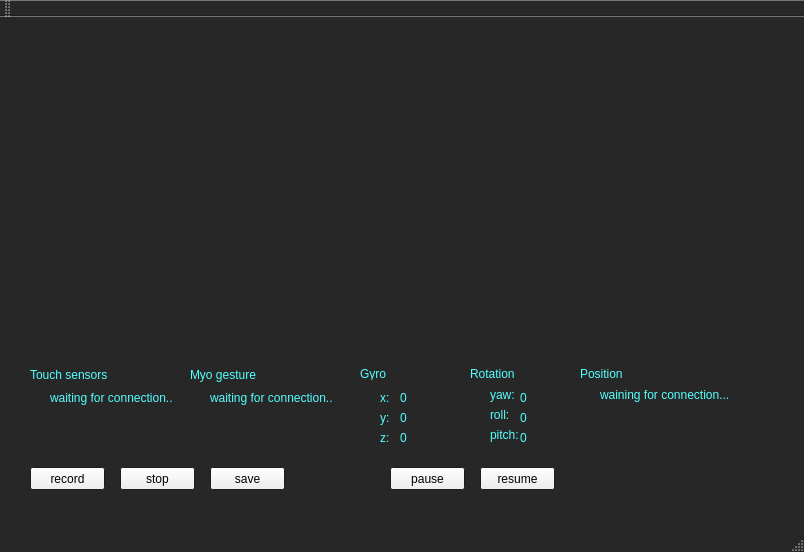
<?xml version="1.0" encoding="UTF-8"?>
<ui version="4.0">
 <class>dataRegisterClass</class>
 <widget class="QMainWindow" name="dataRegisterClass">
  <property name="geometry">
   <rect>
    <x>0</x>
    <y>0</y>
    <width>804</width>
    <height>552</height>
   </rect>
  </property>
  <property name="palette">
   <palette>
    <active>
     <colorrole role="WindowText">
      <brush brushstyle="SolidPattern">
       <color alpha="255">
        <red>85</red>
        <green>255</green>
        <blue>255</blue>
       </color>
      </brush>
     </colorrole>
     <colorrole role="Text">
      <brush brushstyle="SolidPattern">
       <color alpha="255">
        <red>85</red>
        <green>255</green>
        <blue>255</blue>
       </color>
      </brush>
     </colorrole>
     <colorrole role="Base">
      <brush brushstyle="SolidPattern">
       <color alpha="255">
        <red>255</red>
        <green>255</green>
        <blue>255</blue>
       </color>
      </brush>
     </colorrole>
     <colorrole role="Window">
      <brush brushstyle="SolidPattern">
       <color alpha="255">
        <red>39</red>
        <green>39</green>
        <blue>39</blue>
       </color>
      </brush>
     </colorrole>
    </active>
    <inactive>
     <colorrole role="WindowText">
      <brush brushstyle="SolidPattern">
       <color alpha="255">
        <red>85</red>
        <green>255</green>
        <blue>255</blue>
       </color>
      </brush>
     </colorrole>
     <colorrole role="Text">
      <brush brushstyle="SolidPattern">
       <color alpha="255">
        <red>85</red>
        <green>255</green>
        <blue>255</blue>
       </color>
      </brush>
     </colorrole>
     <colorrole role="Base">
      <brush brushstyle="SolidPattern">
       <color alpha="255">
        <red>255</red>
        <green>255</green>
        <blue>255</blue>
       </color>
      </brush>
     </colorrole>
     <colorrole role="Window">
      <brush brushstyle="SolidPattern">
       <color alpha="255">
        <red>39</red>
        <green>39</green>
        <blue>39</blue>
       </color>
      </brush>
     </colorrole>
    </inactive>
    <disabled>
     <colorrole role="WindowText">
      <brush brushstyle="SolidPattern">
       <color alpha="255">
        <red>120</red>
        <green>120</green>
        <blue>120</blue>
       </color>
      </brush>
     </colorrole>
     <colorrole role="Text">
      <brush brushstyle="SolidPattern">
       <color alpha="255">
        <red>120</red>
        <green>120</green>
        <blue>120</blue>
       </color>
      </brush>
     </colorrole>
     <colorrole role="Base">
      <brush brushstyle="SolidPattern">
       <color alpha="255">
        <red>39</red>
        <green>39</green>
        <blue>39</blue>
       </color>
      </brush>
     </colorrole>
     <colorrole role="Window">
      <brush brushstyle="SolidPattern">
       <color alpha="255">
        <red>39</red>
        <green>39</green>
        <blue>39</blue>
       </color>
      </brush>
     </colorrole>
    </disabled>
   </palette>
  </property>
  <property name="windowTitle">
   <string>dataRegister</string>
  </property>
  <widget class="QWidget" name="centralWidget">
   <widget class="QPushButton" name="recordButton">
    <property name="geometry">
     <rect>
      <x>30</x>
      <y>450</y>
      <width>75</width>
      <height>23</height>
     </rect>
    </property>
    <property name="text">
     <string>record</string>
    </property>
   </widget>
   <widget class="QLabel" name="webcamLabel">
    <property name="geometry">
     <rect>
      <x>20</x>
      <y>20</y>
      <width>381</width>
      <height>281</height>
     </rect>
    </property>
    <property name="text">
     <string/>
    </property>
   </widget>
   <widget class="QLabel" name="label">
    <property name="geometry">
     <rect>
      <x>30</x>
      <y>350</y>
      <width>91</width>
      <height>16</height>
     </rect>
    </property>
    <property name="text">
     <string>Touch sensors</string>
    </property>
   </widget>
   <widget class="QLabel" name="touchStateLabel">
    <property name="geometry">
     <rect>
      <x>50</x>
      <y>370</y>
      <width>131</width>
      <height>21</height>
     </rect>
    </property>
    <property name="text">
     <string>waiting for connection..</string>
    </property>
   </widget>
   <widget class="QLabel" name="label_2">
    <property name="geometry">
     <rect>
      <x>190</x>
      <y>350</y>
      <width>91</width>
      <height>16</height>
     </rect>
    </property>
    <property name="text">
     <string>Myo gesture</string>
    </property>
   </widget>
   <widget class="QLabel" name="gestureLabel">
    <property name="geometry">
     <rect>
      <x>210</x>
      <y>370</y>
      <width>131</width>
      <height>21</height>
     </rect>
    </property>
    <property name="text">
     <string>waiting for connection..</string>
    </property>
   </widget>
   <widget class="QLabel" name="label_3">
    <property name="geometry">
     <rect>
      <x>360</x>
      <y>350</y>
      <width>47</width>
      <height>13</height>
     </rect>
    </property>
    <property name="text">
     <string>Gyro</string>
    </property>
   </widget>
   <widget class="QLabel" name="gyroxLabel">
    <property name="geometry">
     <rect>
      <x>400</x>
      <y>370</y>
      <width>81</width>
      <height>21</height>
     </rect>
    </property>
    <property name="text">
     <string>0</string>
    </property>
   </widget>
   <widget class="QLabel" name="gyroxLabel_2">
    <property name="geometry">
     <rect>
      <x>380</x>
      <y>370</y>
      <width>16</width>
      <height>21</height>
     </rect>
    </property>
    <property name="text">
     <string>x:</string>
    </property>
   </widget>
   <widget class="QLabel" name="gyroxLabel_3">
    <property name="geometry">
     <rect>
      <x>380</x>
      <y>390</y>
      <width>16</width>
      <height>21</height>
     </rect>
    </property>
    <property name="text">
     <string>y:</string>
    </property>
   </widget>
   <widget class="QLabel" name="gyroxLabel_4">
    <property name="geometry">
     <rect>
      <x>380</x>
      <y>410</y>
      <width>20</width>
      <height>21</height>
     </rect>
    </property>
    <property name="text">
     <string>z:</string>
    </property>
   </widget>
   <widget class="QLabel" name="gyroyLabel">
    <property name="geometry">
     <rect>
      <x>400</x>
      <y>390</y>
      <width>81</width>
      <height>21</height>
     </rect>
    </property>
    <property name="text">
     <string>0</string>
    </property>
   </widget>
   <widget class="QLabel" name="gyrozLabel">
    <property name="geometry">
     <rect>
      <x>400</x>
      <y>410</y>
      <width>81</width>
      <height>21</height>
     </rect>
    </property>
    <property name="text">
     <string>0</string>
    </property>
   </widget>
   <widget class="QLabel" name="label_4">
    <property name="geometry">
     <rect>
      <x>470</x>
      <y>350</y>
      <width>47</width>
      <height>13</height>
     </rect>
    </property>
    <property name="text">
     <string>Rotation</string>
    </property>
   </widget>
   <widget class="QLabel" name="label_5">
    <property name="geometry">
     <rect>
      <x>490</x>
      <y>370</y>
      <width>31</width>
      <height>16</height>
     </rect>
    </property>
    <property name="text">
     <string>yaw:</string>
    </property>
   </widget>
   <widget class="QLabel" name="label_6">
    <property name="geometry">
     <rect>
      <x>490</x>
      <y>390</y>
      <width>31</width>
      <height>16</height>
     </rect>
    </property>
    <property name="text">
     <string>roll:</string>
    </property>
   </widget>
   <widget class="QLabel" name="label_7">
    <property name="geometry">
     <rect>
      <x>490</x>
      <y>410</y>
      <width>31</width>
      <height>16</height>
     </rect>
    </property>
    <property name="text">
     <string>pitch:</string>
    </property>
   </widget>
   <widget class="QLabel" name="pitchLabel">
    <property name="geometry">
     <rect>
      <x>520</x>
      <y>410</y>
      <width>41</width>
      <height>21</height>
     </rect>
    </property>
    <property name="text">
     <string>0</string>
    </property>
   </widget>
   <widget class="QLabel" name="yawLabel">
    <property name="geometry">
     <rect>
      <x>520</x>
      <y>370</y>
      <width>41</width>
      <height>21</height>
     </rect>
    </property>
    <property name="text">
     <string>0</string>
    </property>
   </widget>
   <widget class="QLabel" name="rollLabel">
    <property name="geometry">
     <rect>
      <x>520</x>
      <y>390</y>
      <width>41</width>
      <height>21</height>
     </rect>
    </property>
    <property name="text">
     <string>0</string>
    </property>
   </widget>
   <widget class="QPushButton" name="stopButton">
    <property name="geometry">
     <rect>
      <x>120</x>
      <y>450</y>
      <width>75</width>
      <height>23</height>
     </rect>
    </property>
    <property name="text">
     <string>stop</string>
    </property>
   </widget>
   <widget class="QPushButton" name="saveButton">
    <property name="geometry">
     <rect>
      <x>210</x>
      <y>450</y>
      <width>75</width>
      <height>23</height>
     </rect>
    </property>
    <property name="text">
     <string>save</string>
    </property>
   </widget>
   <widget class="QLabel" name="webcam2Label">
    <property name="geometry">
     <rect>
      <x>410</x>
      <y>20</y>
      <width>381</width>
      <height>281</height>
     </rect>
    </property>
    <property name="text">
     <string/>
    </property>
   </widget>
   <widget class="QPushButton" name="pauseButton">
    <property name="geometry">
     <rect>
      <x>390</x>
      <y>450</y>
      <width>75</width>
      <height>23</height>
     </rect>
    </property>
    <property name="text">
     <string>pause</string>
    </property>
   </widget>
   <widget class="QPushButton" name="resumeButton">
    <property name="geometry">
     <rect>
      <x>480</x>
      <y>450</y>
      <width>75</width>
      <height>23</height>
     </rect>
    </property>
    <property name="text">
     <string>resume</string>
    </property>
   </widget>
   <widget class="QLabel" name="label_8">
    <property name="geometry">
     <rect>
      <x>580</x>
      <y>350</y>
      <width>47</width>
      <height>13</height>
     </rect>
    </property>
    <property name="text">
     <string>Position</string>
    </property>
   </widget>
   <widget class="QLabel" name="positionLabel">
    <property name="geometry">
     <rect>
      <x>600</x>
      <y>370</y>
      <width>131</width>
      <height>16</height>
     </rect>
    </property>
    <property name="text">
     <string>waining for connection...</string>
    </property>
   </widget>
  </widget>
  <widget class="QMenuBar" name="menuBar">
   <property name="geometry">
    <rect>
     <x>0</x>
     <y>0</y>
     <width>804</width>
     <height>21</height>
    </rect>
   </property>
  </widget>
  <widget class="QToolBar" name="mainToolBar">
   <attribute name="toolBarArea">
    <enum>TopToolBarArea</enum>
   </attribute>
   <attribute name="toolBarBreak">
    <bool>false</bool>
   </attribute>
  </widget>
  <widget class="QStatusBar" name="statusBar"/>
 </widget>
 <layoutdefault spacing="6" margin="11"/>
 <resources>
  <include location="dataregister.qrc"/>
 </resources>
 <connections/>
</ui>
